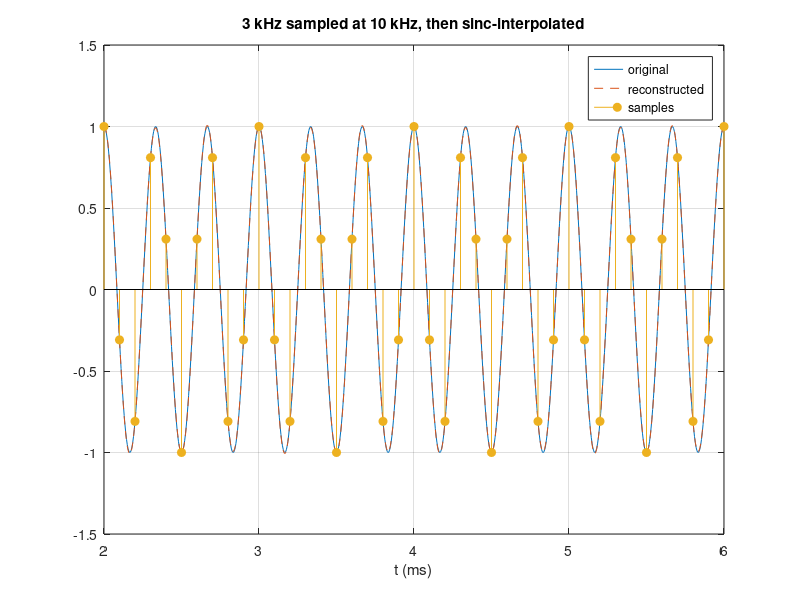

MATLAB code for this plot:
% Signals and Systems — The Sampling Theorem
%title: The Sampling Theorem
%ar-title: نظرية أخذ العيّنات
%lesson: ss-ch7-1
%course: signals-systems

%% The numbers of the example
%ar: الإشارة الصوتية محدودة عند fM = 4 kHz. معدل نايكويست 2fM. مع fs = 10 kHz يجب أن يكون قطع مرشح الاسترجاع بين fM و fs − fM.
fM = 4e3; fs = 10e3;
fprintf('Nyquist rate = %g kHz; with fs = %g kHz the cutoff must be in (%g, %g) kHz\n', 2*fM/1e3, fs/1e3, fM/1e3, (fs - fM)/1e3)
%check: 2*fM == 8e3 && fs - fM == 6e3

%% Reconstruction by sinc interpolation
%ar: الاسترجاع المثالي: x(t) = Σ x[n] sinc((t − nT)/T). دالة sinc في Signal Toolbox، فنكتبها بأنفسنا (مع حالة الصفر). نسترجع جيبيًا 3 kHz من عيّنات بمعدل 10 kHz.
mysinc = @(x) (x == 0) + sin(pi*x)./(pi*x + (x == 0));
f0 = 3e3; T = 1/fs; n = 0:99; xn = cos(2*pi*f0*n*T);
t = linspace(20*T, 60*T, 800);
xr = zeros(size(t));
for k = 1:numel(n), xr = xr + xn(k)*mysinc((t - n(k)*T)/T); end
plot(t*1e3, cos(2*pi*f0*t), t*1e3, xr, '--'); hold on; stem(n(21:61)*T*1e3, xn(21:61), 'filled'); hold off
grid on; xlabel('t (ms)'); legend('original', 'reconstructed', 'samples'); title('3 kHz sampled at 10 kHz, then sinc-interpolated')
fprintf('max reconstruction error in the middle = %.3f\n', max(abs(xr - cos(2*pi*f0*t))))

%% Below the Nyquist rate it fails
%ar: نفس الجيبي 3 kHz بعيّنات 4 kHz (أقل من 6 kHz): العيّنات نفسها تنطبق على جيبي 1 kHz. الاسترجاع يعطي الإشارة الخطأ.
fs2 = 4e3; n = 0:20; tt = n/fs2;
fprintf('samples of 3 kHz and of 1 kHz at 4 kHz identical: %d\n', max(abs(cos(2*pi*3e3*tt) - cos(2*pi*1e3*tt))) < 1e-9)
%check: max(abs(cos(2*pi*3e3*tt) - cos(2*pi*1e3*tt))) < 1e-9

%%! Project idea: choose the sampling rate for your sensor
%ar: مشروع: أعطِ الدالة أعلى تردد في الإشارة وعرض المنطقة الانتقالية للمرشح، ترجع أقل fs عملي. القاعدة: fs ≥ 2fM + عرض الانتقال. جربها على الصوت (20 kHz) وتخطيط القلب (150 Hz).
for x = [20e3 2.05e3; 150 50]'
    fprintf('fM = %6g Hz, transition %5g Hz -> fs >= %g Hz\n', x(1), x(2), 2*x(1) + x(2))
end
